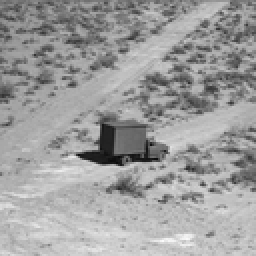
%> input picture Project 4/truck.gif, 128 x 128 px, shrunk from 256 x 256 before the run (shown 2 times larger)
$ octave Project4.m   (GNU Octave 9; MATLAB toolbox functions it lacks are replaced by stand-ins)
%> lines starting %> are read from the running program, lines starting %| are printed output that depends on the picture
%%%%%%%%%%%%% The Project4.m file %%%%%%%%%%%%%%%%%%%%%%%%%%%%%%%%%%%%%%%%%
% Purpose:
%      Produces histogram and cdf of original image
%      Performs contrast stretching
%
% Input Variables:
%      Input 2D image
%
% Returned Results:
%      Streched image
%      Stretched CDF
%      CDF and histogram of original and stretched image
%
%  Date:        11/1/2017
%%%%%%%%%%%%%%%%%%%%%%%%%%%%%%%%%%%%%%%%%%%%%%%%%%%%%%%%%%%%%%%%%%%%%%%%%%%%

clc;
clear all;
close all;
g=imread('truck.gif');
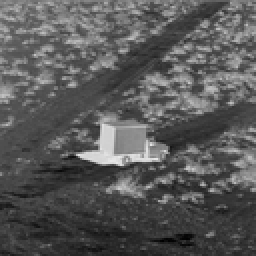
%> g: size 128x128 uint8 (shown 2 times larger); min 0, max 232, mean 88
figure(1);
imshow(g),title('ORIGINAL IMAGE')

% Histogram of original image
[M,N]=size(g);
%> M = 128; N = 128

t=1:256;
n=0:255;
count=0;

for z=1:256
    for i=1:M
        for j=1:N

            if g(i,j)==z-1
                count=count+1;
            end
        end
    end
            t(z)=count;
            count=0;
end
%> after the loop, t = 256 values, max 270 at index 55, min 0 at index 234, mean 64
figure(2);
plot(t)
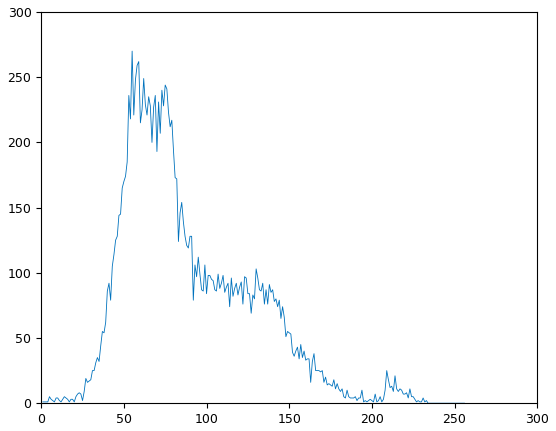
%> figure redrawn from the program's plot data; curve peaks at x = 55, y = 270
stem(n,t);
grid on;
ylabel('no. of pixels with such intensity levels---->');
xlabel('intensity levels---->');
title('HISTOGRAM OF THE ORIGINAL IMAGE');
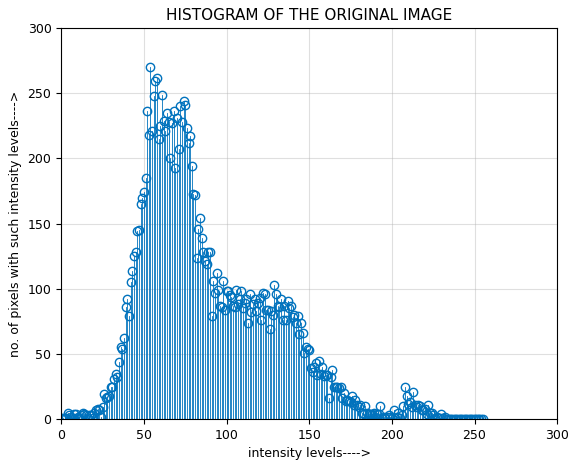
%> figure redrawn from the program's plot data; highest point at x = 54, y = 270


% CDF of original image
tsum = sum(t);
%> tsum = 16384
n_sum = t/tsum;
%> n_sum = 256 values, max 0.0165 at index 55, min 0 at index 234, mean 0.00391
cdf=t;
%> cdf has the same summary as t

for i = 1:length(t)
    cdf(i) = sum(n_sum(1:i));
end
%> after the loop, cdf = 256 values from 6.1e-05 to 1
figure(3);
plot(cdf);
title('CDF OF ORIGINAL IMAGE');
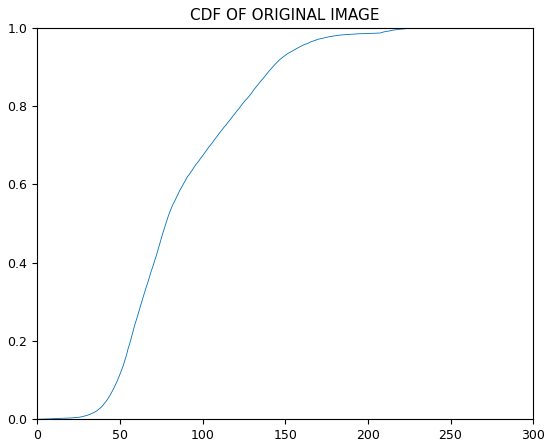
%> figure redrawn from the program's plot data; curve peaks at x = 233, y = 1
L1=0;
L2=255;

% Question 3
cdfstretch = cdf;
%> cdfstretch = 256 values from 6.1e-05 to 1

% Find L1 and L2
for i = 1:length(cdfstretch)
    if(cdfstretch(i)<=0.1)
        if(i>L1)
            L1 = i+1;
        end
        cdfstretch(i)=0;
    elseif(cdfstretch(i)>=0.9)
        if(i<L2)
            L2 = i-1;
        end
        cdfstretch(i)=1;
    end
end
%> after the loop, L2 = 142; cdfstretch = 256 values from 0 to 1

% Get stretched CDF
for i = 1:length(cdfstretch)
    m = 255/(L2-L1);
    if(cdfstretch(i) == 0 || cdfstretch(i) == 1)
        cdfstretch(i) = cdfstretch(i)*255;
    else
        cdfstretch(i) = m*i - m*L1;
    end
end
%> after the loop, cdfstretch = 256 values, max 255 at index 142, min 0 at index 1, mean 160.9

%disp(L1);
%disp(L2);
figure(4);
plot(cdfstretch);
title('STRETCHED CDF');
%> figure, not shown here; curve peaks at x = 142, y = 255
gstretched = g;

% Linearly stretch image
for i = 1:M
    for j = 1:N
        if(gstretched(i,j) <= L1)
            gstretched(i,j) = 0;
        elseif (gstretched(i,j) >= L2)
            gstretched(i,j) = 255;
        else
            gstretched(i,j)= round((gstretched(i,j)-L1)*m);
        end
    end
end
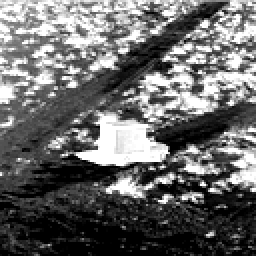
%> gstretched: size 128x128 uint8 (shown 2 times larger); min 0, max 255, mean 104.4
figure(5);
imshow(uint8(gstretched)),title('LINEARLY STRETCHED IMAGE');

% Histogram of stretched image
[M,N]=size(gstretched);
t=1:256;
n=0:255;
count=0;

for z=1:256
    for i=1:M
        for j=1:N

            if gstretched(i,j)==z-1
                count=count+1;
            end
        end
    end
            t(z)=count;
            count=0;
end
%> after the loop, t = 256 values, max 1703 at index 1, min 0 at index 2, mean 64
figure(6);
plot(t)
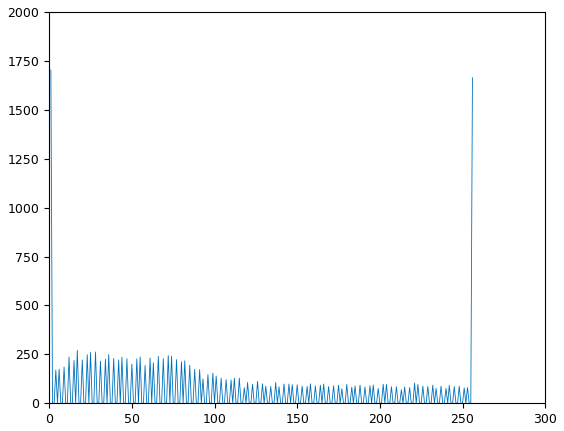
%> figure redrawn from the program's plot data; curve peaks at x = 1, y = 1703
stem(n,t);
grid on;
ylabel('no. of pixels with such intensity levels---->');
xlabel('intensity levels---->'); title('HISTOGRAM OF THE STRETCHED IMAGE')
%> after `title('HISTOGRAM OF THE STRETCHED IMAGE')`:
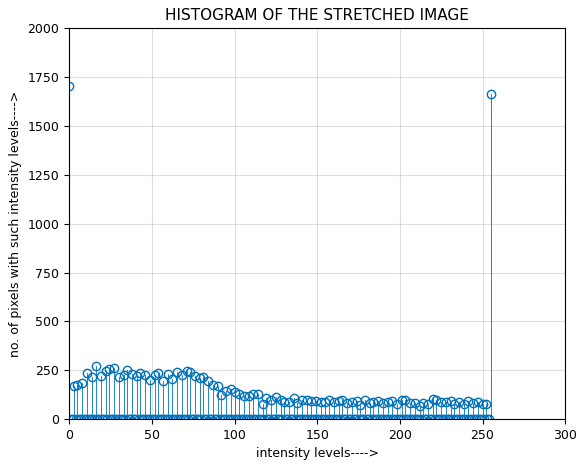
%> figure redrawn from the program's plot data; highest point at x = 0, y = 1703


% CDF of stretched image
tsum = sum(t);
n_sum = t/tsum;
%> n_sum = 256 values, max 0.104 at index 1, min 0 at index 2, mean 0.00391
cdf=t;
%> cdf has the same summary as t

for i = 1:length(t)
    cdf(i) = sum(n_sum(1:i));
end
%> after the loop, cdf = 256 values from 0.104 to 1
figure(7);
plot(cdf);ylim([0.0 1.0]);
title('CDF OF STRETCHED IMAGE');
%> figure, not shown here; curve peaks at x = 256, y = 1
